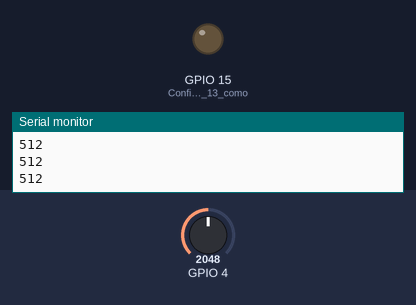
The sketch below on a simulated ESP32. Parts: output pins drawn as LEDs (lit = HIGH), the last lines printed to the serial monitor. The test bench sets the inputs (shaded band); at power-on: GPIO 4 = 2048 (analog values on the 0–4095 scale).

Above: at 3.8 s.
3.9 s: GPIO 4 set to 148
5.4 s: GPIO 4 set to 131
At 10.4 s:
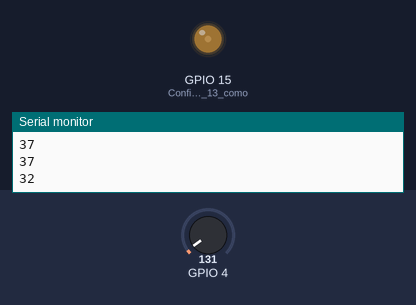
At 15.2 s:
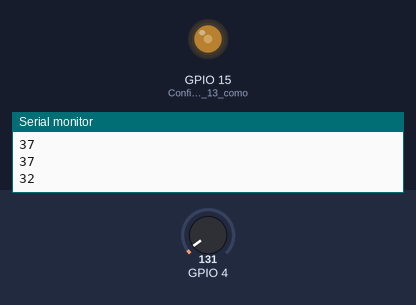
Timing chart, 0 to 20.0 s (numbered marks = the images above; inputs shaded):
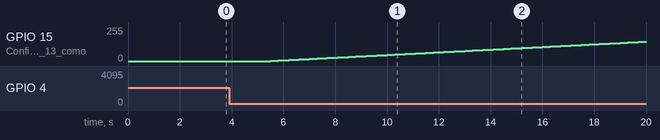

Measured:
- the behaviour switches between 140 and 139 on GPIO 4 (found by bisection; images 0 and 1)
- after the input at 5.4 s, GPIO 15 (Configurar_el_pin_13_como): moves from 0/255 to 145/255 over 14.4 s, starting after 0.10 s

The sketch:

PRUEBA_IR1.2_ESP32.ino
```cpp
/*
 * Programa: Control de LED y Lectura ADC con Temporizador para ESP32
 * Descripción: Este programa controla un LED en el pin 13 del ESP32
 *              basado en la lectura del valor del ADC en el pin A0.
 *              Utiliza un temporizador para implementar una pausa de 3 segundos
 *              sin bloquear la ejecución del sistema.
 *
 * Autor: [Angel Vallejo]
 * Fecha: [10/06/2024]
 * Versión: 1.2
 *
 * Historial de Versiones:
 * - 1.0: [10/06/2024] Versión inicial.
 * - 1.1: [11/06/2024]
 *
 * Referencias:
 * - Documentación de Arduino: https://www.arduino.cc/reference/en/
 * - Documentación del ESP32: https://docs.espressif.com/projects/esp-idf/en/latest/esp32/api-reference/index.html
 *
 * Notas:
 * - Este código está diseñado para ser ejecutado en un ESP32.
 * - Asegúrese de que los componentes de hardware están conectados correctamente.
 */
#include <esp_adc_cal.h>
#include <esp_adc/adc_cali.h>
#include <esp_adc/adc_cali_scheme.h>
#define DEFAULT_VREF    1100                              // Valor típico para la referencia de voltaje del ADC (1.1V)
esp_adc_cal_characteristics_t adc_chars;


volatile bool alpha = true;
volatile bool lambda = true;
volatile byte timerCounter = 0;

hw_timer_t *timer = NULL;

void IRAM_ATTR onTimer()
{
  timerCounter = timerCounter + 1;
  if (timerCounter >= 3)
  {
    alpha = false;
  }
}
                                                          /*
                                                          void IRAM_ATTR onTimer(): Declara una función llamada onTimer(). La etiqueta IRAM_ATTR indica que la función se almacena
                                                          en la memoria IRAM, que es más rápida de acceder en comparación con la memoria flash estándar.
                                                          timerCounter = timerCounter + 1;: Incrementa el valor de timerCounter en 1 cada vez que se ejecuta la rutina de
                                                          interrupción. Este contador generalmente se utiliza para llevar la cuenta del número de veces que se ha ejecutado
                                                          la rutina de interrupción del temporizador.
                                                          if (timerCounter >= 3): Comprueba si timerCounter ha alcanzado el valor de 3. Esto se usa para implementar una pausa
                                                          o temporización en el programa. En este caso, después de que el temporizador haya interrumpido tres veces (es decir,
                                                          después de aproximadamente 3 segundos, dependiendo de la configuración del temporizador), se realiza la acción siguiente.
                                                          alpha = false;: Desactiva la variable alpha. alpha es una variable volátil (volatile) que generalmente se usa como una
                                                          bandera o indicador en el programa principal. La desactivación de alpha podría indicar que se ha completado un período
                                                          de tiempo determinado o una tarea que se estaba realizando.
                                                          */
void setup()
{
  Serial.begin(921600);                                   // Inicializar la comunicación serial a 9600 baudios
  pinMode(15, OUTPUT);                                    // Configurar el pin 13 como salida
  analogReadResolution(10);                               // Configurar la resolución del ADC a 12 bits
  analogWriteResolution(15, 8);

  adc_chars = esp_adc_cal_characteristics_t();
  esp_adc_cal_characterize(ADC_UNIT_1, ADC_ATTEN_DB_0, ADC_WIDTH_BIT_10, DEFAULT_VREF, &adc_chars);
                                                          /*
                                                          ADC_UNIT_1: Indica qué ADC del ESP32 se está configurando. En el ESP32, normalmente hay dos unidades de ADC disponibles:
                                                          ADC_UNIT_1 y ADC_UNIT_2.
                                                          ADC_ATTEN_DB_0: Especifica la atenuación del canal ADC. En este caso, ADC_ATTEN_DB_0 indica que no se aplica atenuación
                                                          al canal, lo que significa que el rango completo de voltaje de entrada se utiliza para la conversión.
                                                          ADC_WIDTH_BIT_10: Especifica la resolución del ADC. Aquí, se configura el ADC para tener una resolución de 10 bits, lo
                                                          que permite representar valores de voltaje en un rango de 0 a 1023.
                                                          DEFAULT_VREF: Es el voltaje de referencia del ADC, que en este caso es 1100 mV (1.1V).
                                                          &adc_chars: Es un puntero a la estructura adc_chars que hemos inicializado previamente. Después de que
                                                          esp_adc_cal_characterize() se ejecuta, adc_chars contendrá los parámetros de calibración específicos del ADC configurado.
                                                          */
  // Configurar Timer
  timer = timerBegin(1000000);                            // Configurar el timer para 1 MHz (1000000 Hz)
  timerAttachInterrupt(timer, &onTimer);                  // Adjuntar la interrupción del temporizador
  timerAlarm(timer, 1000000, true, 0);                    // Configurar el temporizador para 1 segundo, con autoreload
  timerStart(timer);                                      // Habilitar la alarma del temporizador
}

void loop()
{
  if (!alpha)
  {
    if (lambda)
    {
      uint16_t valorADC = analogRead(4);                 // Leer el resultado de la conversión
      Serial.println(valorADC);                          // Imprimir el resultado de la conversión

      if (valorADC < 35)
      {
        for(uint8_t i = 0; i<255 ; i++)
        {
          analogWrite(15,i);                             // Poner en alto el pin 13
          delay(100);
        }
        lambda = false;
        Serial.println("Ha terminado el programa");
      }
    }
  }
}
```
